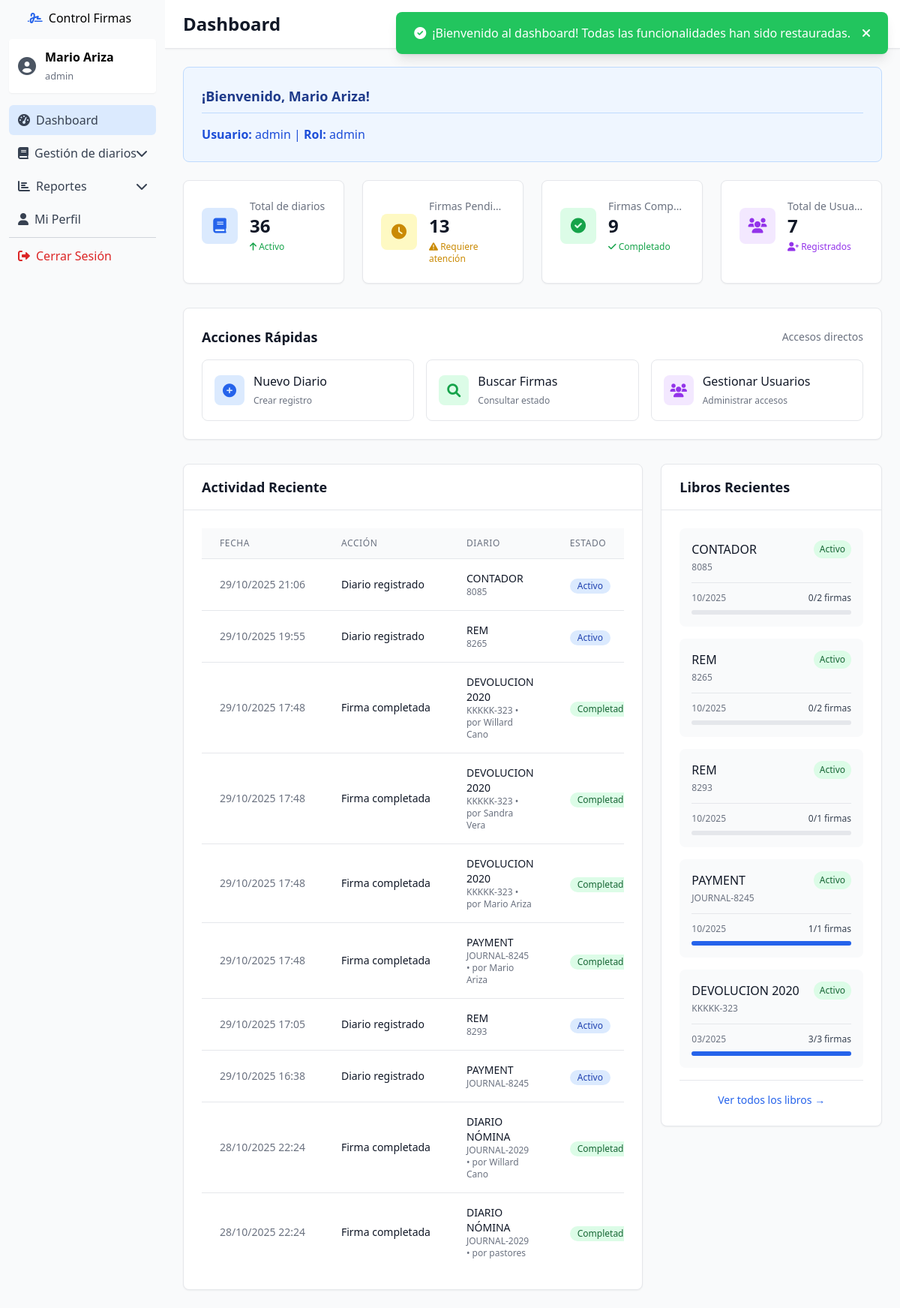
Screenshot of /public/index.php?controller=dashboard (signed in) with the database file from the repository.
### tables this page shows
CREATE TABLE `libros` (
  `id` int(11) NOT NULL,
  `numero_referencia` varchar(50) NOT NULL,
  `titulo` varchar(200) NOT NULL,
  `descripcion` text DEFAULT NULL,
  `escaneado` tinyint(1) DEFAULT 0,
  `mes` varchar(20) NOT NULL,
  `año` int(11) NOT NULL,
  `fecha_limite` date DEFAULT NULL,
  `estado` enum('activo','cerrado','archivado') NOT NULL DEFAULT 'activo',
  `created_at` timestamp NOT NULL DEFAULT current_timestamp(),
  `updated_at` timestamp NOT NULL DEFAULT current_timestamp() ON UPDATE current_timestamp(),
  `dia` int(50) DEFAULT NULL,
  `created_by` varchar(200) DEFAULT NULL
);

### views/dashboard/index.php (the view, shortened to what the rows shown need)
<!DOCTYPE html>
<html lang="es">
<head>
    <script src="https://cdn.tailwindcss.com"></script>
    <link href="https://cdnjs.cloudflare.com/ajax/libs/font-awesome/6.0.0/css/all.min.css" rel="stylesheet">
    <link href="../../assets/css/main.css" rel="stylesheet">
</head>
<body class="bg-gray-50">
    <div class="flex h-screen">
        <main class="main-content flex-1 overflow-y-auto">
            <div class="bg-white shadow-sm border-b border-gray-200 px-6 py-4">
                <div class="flex justify-between items-center">
                    <h1 class="text-2xl font-semibold text-gray-900">Dashboard</h1>
                </div>
            </div>
            <div class="p-6">
<div class="grid grid-cols-1 lg:grid-cols-3 gap-6">
    <div class="lg:col-span-2">
        <div class="bg-white rounded-lg shadow-sm border border-gray-200">
            <div class="p-6">
                <div class="overflow-x-auto">
                    <table class="min-w-full divide-y divide-gray-200">
                        <thead class="bg-gray-50">
                            <tr>
                                <th class="px-6 py-3 text-left text-xs font-medium text-gray-500 uppercase tracking-wider">Fecha</th>
                                <th class="px-6 py-3 text-left text-xs font-medium text-gray-500 uppercase tracking-wider">Acción</th>
                                <th class="px-6 py-3 text-left text-xs font-medium text-gray-500 uppercase tracking-wider">Diario</th>
                                <th class="px-6 py-3 text-left text-xs font-medium text-gray-500 uppercase tracking-wider">Estado</th>
                            </tr>
                        </thead>
                    </table>
                </div>
            </div>
        </div>
    </div>
    <div class="lg:col-span-1">
        <div class="bg-white rounded-lg shadow-sm border border-gray-200">
            <div class="p-6">
                <div class="space-y-4">
                    <?php if (empty($librosRecientes)): ?>
                        <div class="flex justify-between items-center p-4 bg-gray-50 rounded-lg">
                            <div>
                                <h6 class="font-medium text-gray-900 mb-1">No hay libros registrados</h6>
                                <p class="text-sm text-gray-500">Registra tu primer libro para comenzar</p>
                            </div>
                            <span class="inline-flex items-center px-2.5 py-0.5 rounded-full text-xs font-medium bg-gray-100 text-gray-800">0</span>
                        </div>
                    <?php else: ?>
                        <?php foreach ($librosRecientes as $libro): ?>
                            <div class="p-4 bg-gray-50 rounded-lg hover:bg-gray-100 transition-colors">
                                <div class="flex justify-between items-start mb-2">
                                    <div class="flex-1 min-w-0">
                                        <h6 class="font-medium text-gray-900 truncate">
                                            <?php echo htmlspecialchars($libro['titulo']); ?>
                                        </h6>
                                        <p class="text-xs text-gray-500 mt-1">
                                            <?php echo htmlspecialchars($libro['numero_referencia']); ?>
                                        </p>
                                    </div>
                                    <?php if ($libro['estado'] == 'activo'): ?>
                                        <span class="ml-2 inline-flex items-center px-2 py-1 rounded-full text-xs font-medium bg-green-100 text-green-800">
                                            Activo
                                        </span>
                                    <?php endif; ?>
                                </div>
                                <div class="flex items-center justify-between mt-3 pt-3 border-t border-gray-200">
                                    <div class="text-xs text-gray-500">
                                        <?php echo $libro['mes']; ?>/<?php echo $libro['anio']; ?>
                                    </div>
                                    <div class="text-xs font-medium text-gray-700">
                                        <?php echo $libro['firmas_completadas']; ?>/<?php echo $libro['total_firmas']; ?> firmas
                                    </div>
                                </div>
                                <?php if ($libro['total_firmas'] > 0): ?>
                                    <div class="mt-2">
                                        <div class="w-full bg-gray-200 rounded-full h-1.5">
                                            <div class="bg-blue-600 h-1.5 rounded-full"
                                                 style="width: <?php echo ($libro['firmas_completadas'] / $libro['total_firmas']) * 100; ?>%">
                                            </div>
                                        </div>
                                    </div>
                                <?php endif; ?>
                            </div>
                        <?php endforeach; ?>
                    <?php endif; ?>
                </div>
            </div>
        </div>
    </div>
</div>
</body>
</html>

### rows the page displays
libros: titulo "CONTADOR", numero_referencia "8085", estado "Activo", mes "10", año "2025", firmas_completadas "0", total_firmas "2"
libros: titulo "REM", numero_referencia "8265", estado "Activo", mes "10", año "2025", firmas_completadas "0", total_firmas "2"
libros: titulo "REM", numero_referencia "8293", estado "Activo", mes "10", año "2025", firmas_completadas "0", total_firmas "1"
libros: titulo "PAYMENT", numero_referencia "JOURNAL-8245", estado "Activo", mes "10", año "2025", firmas_completadas "1", total_firmas "1"
libros: titulo "DEVOLUCION 2020", numero_referencia "KKKKK-323", estado "Activo", mes "03", año "2025", firmas_completadas "3", total_firmas "3"

### other values shown
$_SESSION['nombre'] "Mario Ariza"
$_SESSION['rol'] "admin"
$_SESSION['username'] "admin"
$totalDiarios "36"
$totalFirmasPendientes "13"
$totalFirmasCompletas "9"
$totalUsuarios "7"
$fecha->format('d/m/Y H:i') "29/10/2025 21:06"
$actividad['accion'] "Diario registrado"
$actividad['diario_titulo'] "CONTADOR"
$actividad['numero_referencia'] "8085"
$fecha->format('d/m/Y H:i') "29/10/2025 19:55"
$actividad['diario_titulo'] "REM"
$actividad['numero_referencia'] "8265"
$fecha->format('d/m/Y H:i') "29/10/2025 17:48"
